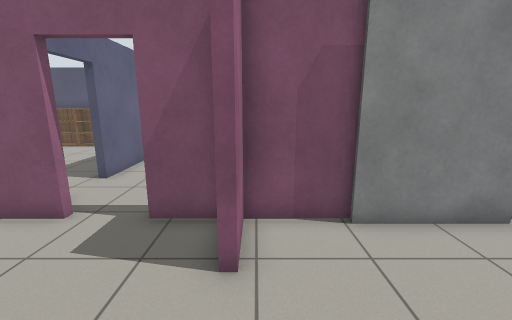
[1] (above)

17 first-person views from a walk through a world built for the Gazebo simulator. The camera is 1.3 m above the floor, tilts 12° down and sees 90° across. The floor is counted in squares, 0.5 m on a side. Each view is taken from the middle of a square. On the plan, view 1 faces up. The plan holds only what a view shows up to about 18 squares ahead; the rest is blank. The robots in the file are not drawn. Simple patterns stand in for the simulator's built-in surfaces.

[2]
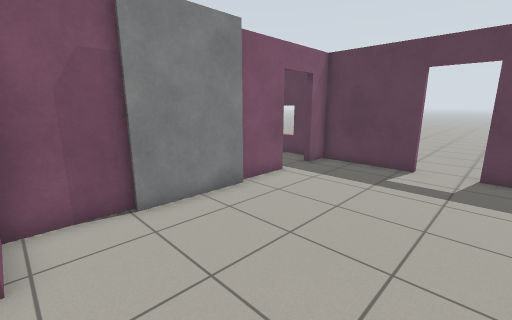

[3]
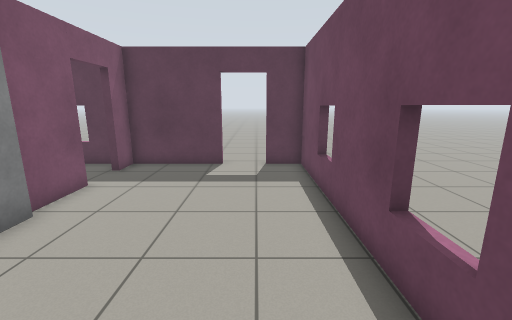

[4]
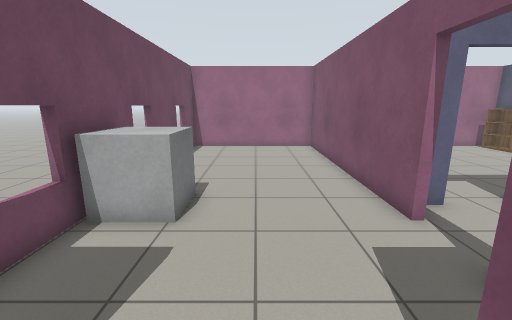

[5]
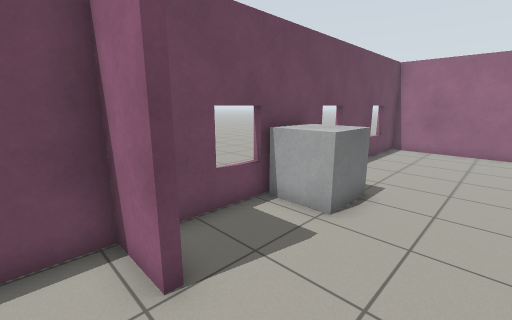

[6]
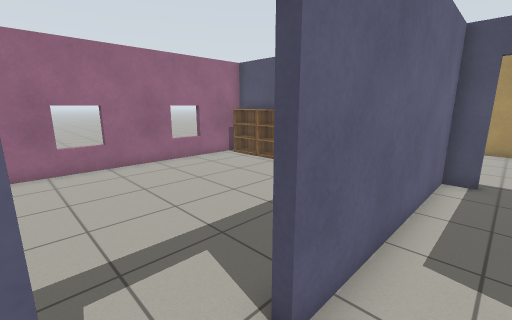

[7]
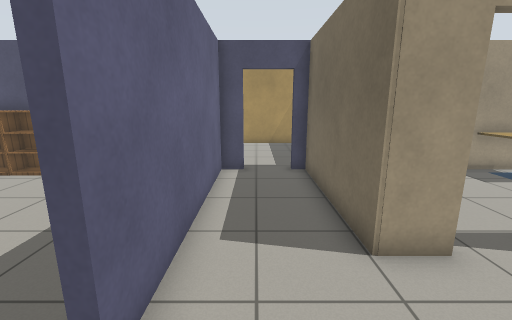

[8]
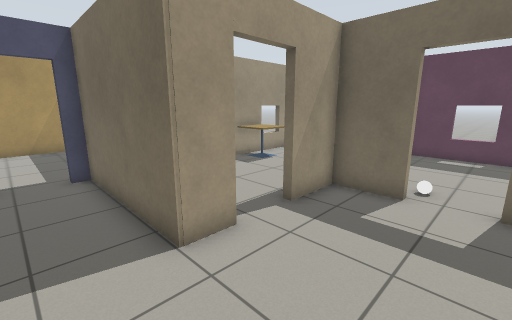

[9]
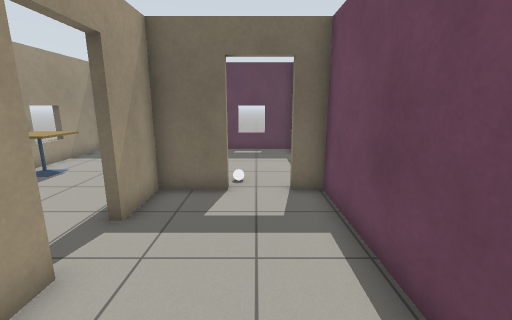

[10]
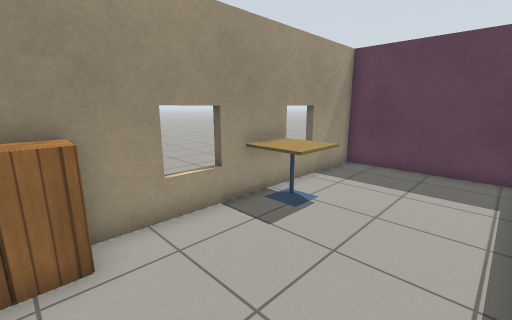

[11]
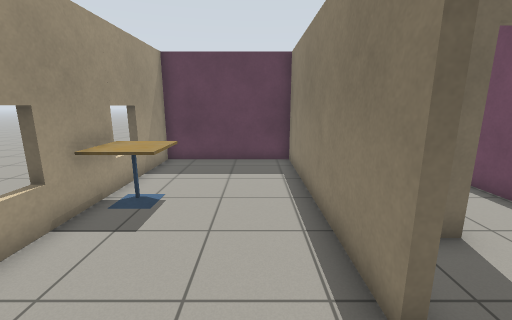

[12]
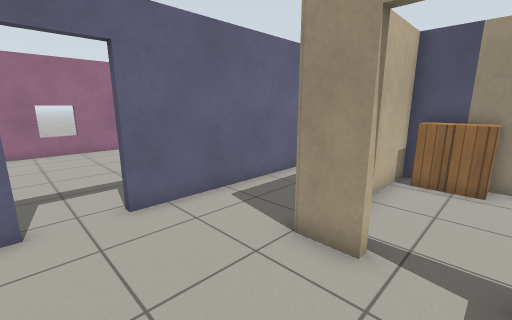

[13]
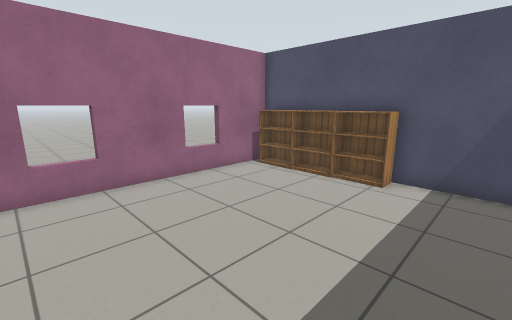

[14]
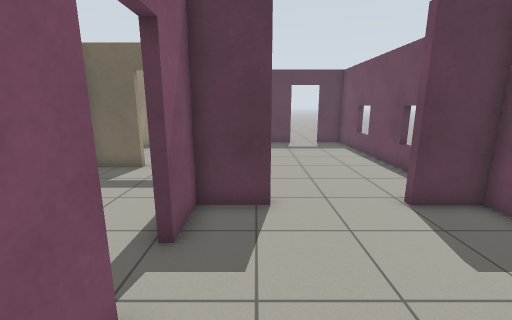

[15]
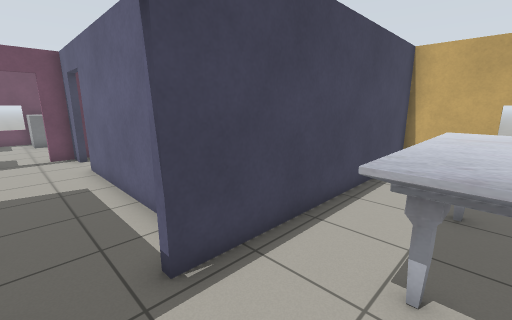

[16]
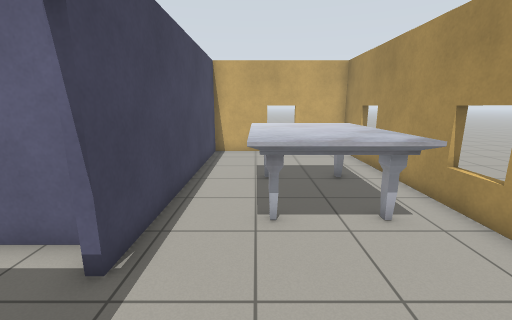

[17]
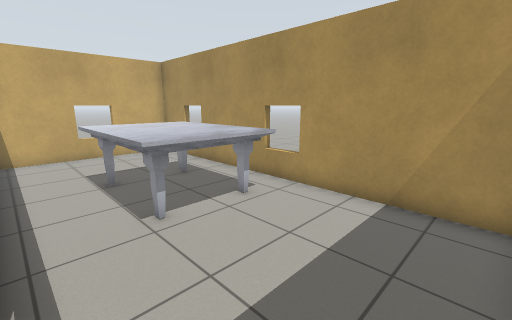

### Floor plan
Ten units are one square. View 1 is at (0, 0); x grows to the right and y downward. Boxes are objects, and circles mark ways between rooms. Rooms are numbered by the first view taken in them; rooms with no view inside come last. Other rooms are left out.
<svg viewBox="-162 -255 282 281">
<path fill="none" stroke="#000" d="M22 -56 -3 -56 -3 -35M82 -56 59 -56M-3 0 -3 21 114 21 114 4M114 -15 114 -56 102 -56M-5 -111 -19 -111 -19 -173M-25 -59 37 -59 37 -70M-54 -71 -54 -59 -45 -59M37 -90 37 -111 14 -111M-45 -173 -54 -173 -54 -89M41 -172 41 -178M42 -173 6 -173M14 -114 114 -114 114 -173 66 -173M84 -172 84 -177M-16 -174 -16 -144M-68 -173 -92 -173M-157 -174 -157 -69M-45 -56 -157 -56 -157 21 -6 21 -6 0M-6 -35 -6 -56 -25 -56M-108 -176 -45 -176M-6 -250 -157 -250 -157 -176 -151 -176M58 -59 71 -59M99 -111 89 -111M114 -57 114 -106"/>
<rect x="25" y="-55" width="30" height="10" fill="#bbb"><title>grey box</title></rect>
<rect x="-15" y="-175" width="10" height="10" fill="#bbb"><title>cabinet</title></rect>
<rect x="-5" y="-175" width="10" height="10" fill="#bbb"><title>cabinet</title></rect>
<rect x="45" y="-175" width="20" height="20" fill="#bbb"><title>cafe table</title></rect>
<rect x="-155" y="-175" width="20" height="10" fill="#bbb"><title>bookshelf</title></rect>
<rect x="-135" y="-175" width="20" height="10" fill="#bbb"><title>bookshelf</title></rect>
<rect x="-115" y="-175" width="20" height="10" fill="#bbb"><title>bookshelf</title></rect>
<rect x="-65" y="-5" width="20" height="20" fill="#bbb"><title>other object</title></rect>
<rect x="-115" y="-235" width="60" height="40" fill="#bbb"><title>marble table</title></rect>
<rect x="45" y="-95" width="10" height="10" fill="#bbb"><title>white ball</title></rect>
<circle cx="-10" cy="-15" r="3" fill="#2a7"/>
<circle cx="95" cy="-60" r="3" fill="#2a7"/>
<circle cx="5" cy="-110" r="3" fill="#2a7"/>
<circle cx="-58" cy="-80" r="3" fill="#2a7"/>
<circle cx="-35" cy="-60" r="3" fill="#2a7"/>
<circle cx="-35" cy="-175" r="3" fill="#2a7"/>
<circle cx="40" cy="-80" r="3" fill="#2a7"/>
<circle cx="-10" cy="-180" r="3" fill="#2a7"/>
<circle cx="-130" cy="-180" r="3" fill="#2a7"/>
<text x="50" y="-20">1</text>
<text x="-20" y="-100">2</text>
<text x="40" y="-150">3</text>
<text x="-110" y="-120">4</text>
<text x="-80" y="-20">5</text>
<text x="-80" y="-210">6</text>
<text x="70" y="-90">7</text>
</svg>
Room 1 opens to room 5. Room 1 opens to room 7. Room 2 opens to room 3. Room 2 opens to room 4. Room 2 opens to room 5. Room 2 opens to room 6. Room 2 opens to room 7. Room 3 opens to room 6. Room 4 opens to room 6.

Where each view was taken, in squares from view 1:
view 1: 0 up, 0 right, facing up
view 2: 1 down, 0 right, facing up-right
view 3: 0 up, 0 right, facing right
view 4: 2 up, 1 right, facing left
view 5: 3 up, 1 right, facing down-left
view 6: 7 up, 4 left, facing up-left
view 7: 7 up, 4 left, facing up
view 8: 7 up, 4 left, facing up-right
view 9: 8 up, 4 left, facing right
view 10: 12 up, 0 right, facing up-right
view 11: 13 up, 1 left, facing right
view 12: 7 up, 1 right, facing up-left
view 13: 8 up, 7 left, facing up-left
view 14: 4 up, 7 left, facing right
view 15: 21 up, 3 left, facing down-left
view 16: 20 up, 1 left, facing left
view 17: 18 up, 1 left, facing up-left
